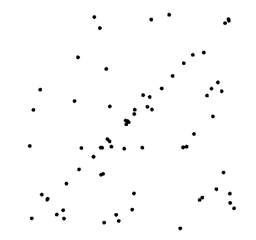
#> input picture T2_21CH10092/2D line fitting/line_ransac.png, 256 x 240 px, shrunk from 719 x 673 before the run
$ jupyter execute 2D_line_fitting_RANSAC_code.ipynb   (shell and % lines are left out)
#> lines starting #> are read from the running program, lines starting #| are printed output that depends on the picture; long printed decimals are rounded
[cell 1]
# importing the libraries
import cv2 as cv
import math
import numpy as np
import matplotlib.pyplot as plt

import imageio
cv.ocl.setUseOpenCL(False)
import warnings
warnings.filterwarnings('ignore')

[cell 2]
# reading the given image as input
img = cv.imread('line_ransac.png')
#> img is the input picture: shape (240, 256, 3); min 0, max 255, mean 251.9
img_gray = cv.cvtColor(img, cv.COLOR_BGR2GRAY)

# using sift descriptor to identify the input points as keypoints
sift = cv.SIFT_create()
keypoints, desc = sift.detectAndCompute(img_gray, None)
#> keypoints = 280 keypoints; strongest (x, y, size): (110, 106, 2.4), (104, 222, 2.4), (56, 214, 2.4), (32, 218, 2.3)

[cell 3]
# drawing the keypoints to verify
img_draw = cv.drawKeypoints(img_gray, keypoints, None, color=(0,255,0))
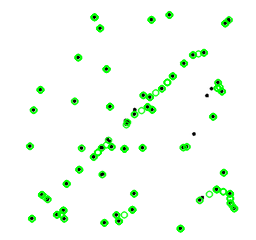
#> img_draw: shape (240, 256, 3); mean of channels 0, 1, 2 243.1, 252.7, 243.1; drawn as B, G, R
plt.imshow(img_draw)

[cell 4]
# printing the coordinates of the keypoints / input points to verify
co = 0
for keys in keypoints:
  x_print, y_print = keys.pt
  co +=1
  print(x_print, y_print)
#> this loop made 280 passes
#> (keys, x_print, y_print) on passes 1 to 3: (keypoint at (29.5, 145.7), size 2.4, 29.49, 145.7), (keypoint at (29.5, 145.7), size 2.4, 29.49, 145.7), (keypoint at (29.5, 145.7), size 2.4, 29.49, 145.7)
#| 29.486 145.746
#| 29.486 145.746
#| 29.486 145.746
#| 31.507 218.157
#| 31.507 218.157
#| 31.507 218.157
#| 31.507 218.157
#| 33.173 109.662
#> (further printed lines are left out)
#> after the loop, co = 280

print(co)

[cell 5]
# Actual code.

# Used the algorithm of RANSAC to check for 2 points at a time and compute the distances of other points on the plane. If the d < 50 (threshold), it is an inlier.
# Finally the line with the highest number of inliers gets plotted.

# variable to store the maximum number of inliers.
count_final = 0

# using nested for loops to iterate over possible 2 points combinations on the plane and check for inliers.
for key in keypoints:
  x1, y1 = key.pt
  for key1 in keypoints:
    x2, y2 = key1.pt

    # condition to check for infinite slope.
    if x2!=x1:
      m = (y2-y1)/(x2-x1) # slope
      c = y1 - (m * x1)   # intercept
      count = 0
      for key2 in keypoints:
        x, y = key2.pt
        d = abs((m*x - y + c))/((m**2 + 1)**0.5)  # distance of points from the line
        if d<50:
          count = count + 1
      if count > count_final: # check for maximum number of inliers
        count_final = count
        x1_final = x1
        y1_final = y1
        x2_final = x2
        y2_final = y2
        m_final = m
        c_final = c
#> this loop made 280 passes
#> after the loop, c_final = 357.5; count_final = 198; m_final = -1.64; x1_final = 151.8; x2_final = 172.3; y1_final = 109.3; y2_final = 75.74

# drawing the best fit line obtained
line_fit = cv.line(img, (int(x1_final), int(y1_final)), (int(x2_final), int(y2_final)), (0,255,0), thickness = 5)

print(x1_final, y1_final)
print(x2_final, y2_final)

plt.imshow(line_fit, cmap = 'gray')

[cell 6]
# calculating coordinates from the obtained best fit line to extrapolate it
y1_plot = c_final
#> y1_plot = 357.5
y2_plot = (m_final * img.shape[1]) + c_final
#> y2_plot = -61.08

# plotting the final extrapolated point.
result = cv.line(img, (int(0), int(y1_plot)), (int(img.shape[1]), int(y2_plot)), (0,255,0), thickness = 5)
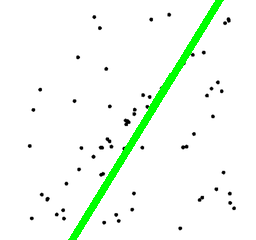
#> result: shape (240, 256, 3); mean B, G, R 243.5, 252.1, 243.5
plt.imshow(result, cmap='gray')
